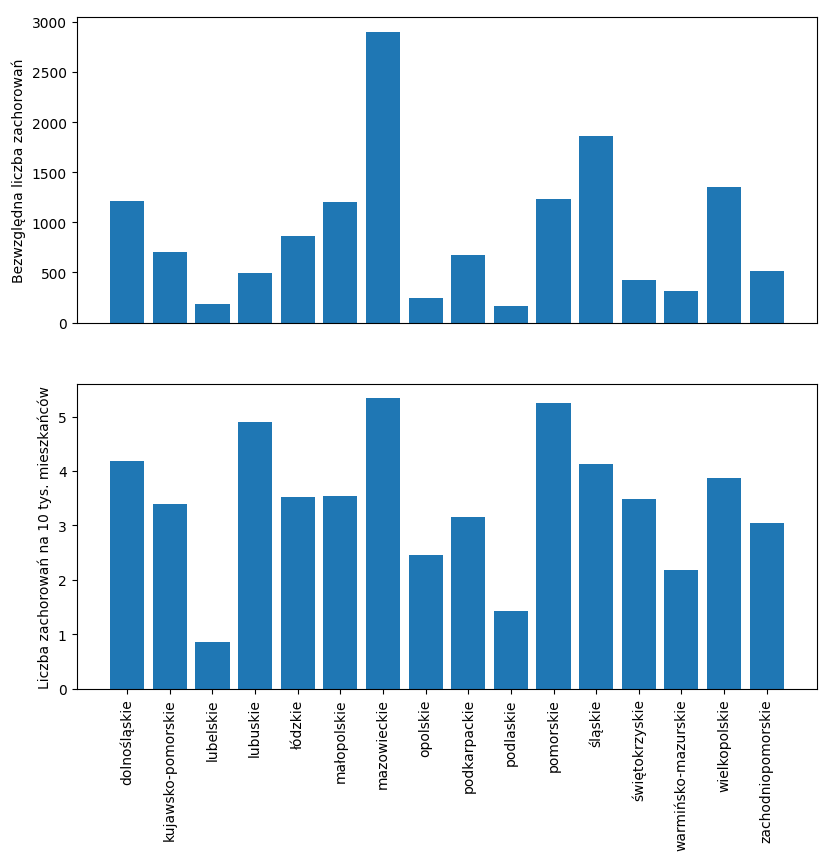

Source code (Python):
import matplotlib.pyplot as plt

labels = [
    'dolnośląskie', 'kujawsko-pomorskie', 'lubelskie', 'lubuskie', 'łódzkie',
    'małopolskie', 'mazowieckie', 'opolskie', 'podkarpackie', 'podlaskie',
    'pomorskie', 'śląskie', 'świętokrzyskie', 'warmińsko-mazurskie',
    'wielkopolskie', 'zachodniopomorskie'
]

relative = [
    4.19, 3.4, 0.86, 4.9, 3.52, 3.54, 5.34, 2.45, 3.15, 1.42, 5.25, 4.12, 3.49,
    2.18, 3.87, 3.05
]

absolute = [
    1215, 704, 181, 495, 862, 1207, 2899, 240, 669, 167, 1231, 1859, 429, 310,
    1355, 517
]

x = range(len(labels))

plt.subplots_adjust(bottom=0.2)
plt.subplot(211)
plt.ylabel("Bezwzględna liczba zachorowań")
plt.xticks([])
plt.bar(x, absolute)

plt.subplot(212)
plt.ylabel("Liczba zachorowań na 10 tys. mieszkańców")
plt.xticks(x, labels, rotation='vertical')
plt.bar(x, relative)
plt.show()
